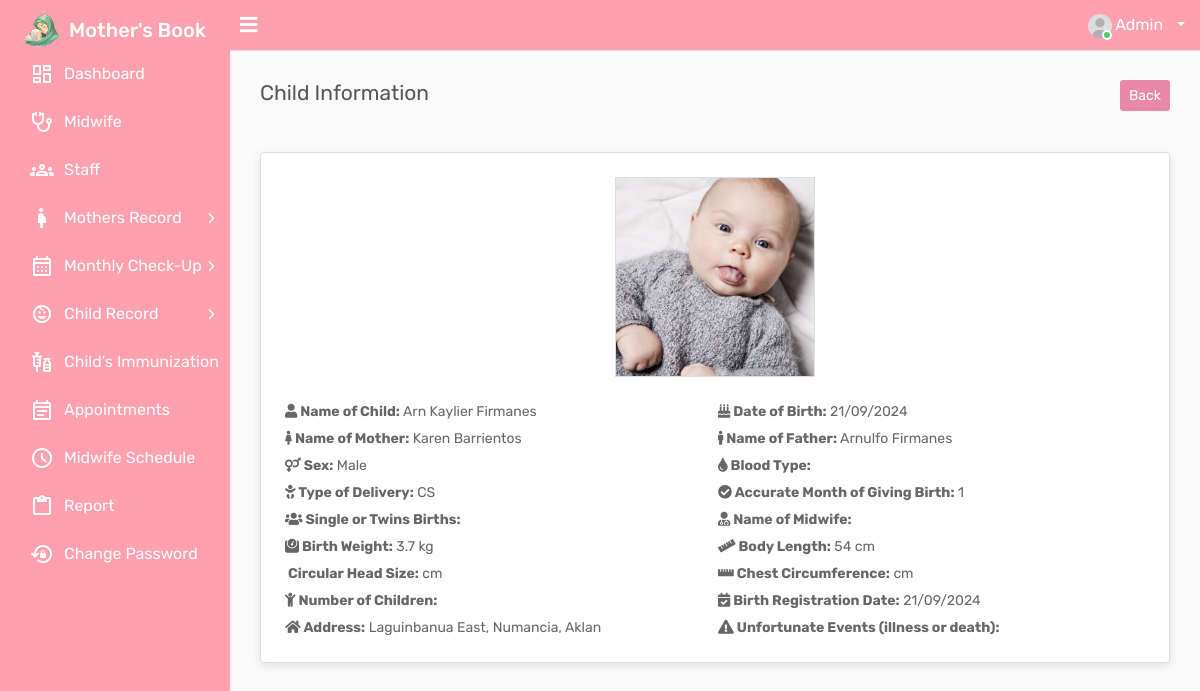
The app's page /login/system/view-single-baby.php?b_id=19&b_number=6A3F&patient_name=Arn Kaylier_Firmanes (signed in) with its own data.
### tables this page shows
CREATE TABLE `tbl_baby` (
  `b_id` int(11) NOT NULL,
  `b_fname` varchar(200) DEFAULT NULL,
  `b_mname` varchar(200) DEFAULT NULL,
  `b_lname` varchar(200) DEFAULT NULL,
  `b_number` varchar(100) DEFAULT NULL,
  `b_mother` varchar(250) DEFAULT NULL,
  `b_father` varchar(250) DEFAULT NULL,
  `b_m_number` varchar(20) DEFAULT NULL,
  `b_dob` varchar(50) DEFAULT NULL,
  `b_sex` varchar(20) DEFAULT NULL,
  `b_bloodtype` varchar(10) DEFAULT NULL,
  `b_tod` varchar(50) DEFAULT NULL,
  `b_accurate` int(20) NOT NULL COMMENT '1=Yes, 0=No',
  `b_sotb` varchar(20) DEFAULT NULL,
  `b_nom` varchar(100) DEFAULT NULL,
  `b_bweight` varchar(20) DEFAULT NULL,
  `b_blength` varchar(20) DEFAULT NULL,
  `b_cheadsize` varchar(20) DEFAULT NULL,
  `b_cc` varchar(100) DEFAULT NULL,
  `b_hmcdyh` varchar(20) DEFAULT NULL,
  `b_dobr` varchar(50) DEFAULT NULL,
  `b_address` varchar(200) DEFAULT NULL,
  `b_list` varchar(250) DEFAULT NULL,
  `b_pic` varchar(255) NOT NULL,
  `created_at` timestamp NOT NULL DEFAULT current_timestamp() ON UPDATE current_timestamp(),
  `baby_type` varchar(250) DEFAULT NULL
);

### login/system/view-single-baby.php (the view, shortened to what this page needs)
<?php
include('header.php');
include('includes/connection.php');
if (isset($_GET['b_id'])) {
    $b_id = $_GET['b_id'];
    $fetch_query = mysqli_query($connection, "SELECT * FROM tbl_baby WHERE b_id='$b_id'");
    $row = mysqli_fetch_assoc($fetch_query);
} else {
    echo "No ID provided.";
    exit();
}
?>
<div class="page-wrapper">
    <div class="content">
        <div class="row">
            <div class="col-sm-4 col-3">
                <h4 class="page-title">Child Information</h4>
            </div>
            <div class="col-sm-8 col-9 text-right m-b-20">
                <a href="edit-baby.php" class="btn btn-primary btn-sm float-right">Back</a>
            </div>
        </div><br>
        <div class="row">
        <div class="col-lg-12">
        <div class="card-box p-4" style="border: 1px solid #ddd; box-shadow: 0px 3px 10px rgba(0,0,0,0.1);">
                                        <div class="text-center mb-4">
                        <div style="width: 200px; height: 200px; border: 1px solid #ddd; display: inline-block;">
                            <img src="<?php echo !empty($row['b_pic']) ? 'assets/img/logo/baby/' . $row['b_pic'] : 'assets/img/logo/baby/user.jpg'; ?>"
                                alt="Profile Picture"
                                class="img-fluid"
                                style="width: 100%; height: 100%; object-fit: cover;">
                        </div>
                    </div>
                    <div class="details-grid mt-3">
                        <div>
                            <strong><i class="fas fa-user"></i> Name of Child:</strong>
                            <span><?php echo ($row['b_fname'] . ' ' . $row['b_lname']); ?></span>
                        </div>
                        <div>
                            <strong><i class="fas fa-birthday-cake"></i> Date of Birth:</strong>
                            <span><?php echo ($row['b_dob']); ?></span>
                        </div>
                        <div>
                            <strong><i class="fas fa-female"></i> Name of Mother:</strong>
                            <span><?php echo ($row['b_mother']); ?></span>
                        </div>
                        <div>
                            <strong><i class="fas fa-male"></i> Name of Father:</strong>
                            <span><?php echo ($row['b_father']); ?></span>
                        </div>
                        <div>
                            <strong><i class="fas fa-venus-mars"></i> Sex:</strong>
                            <span><?php echo ($row['b_sex']); ?></span>
                        </div>
                        <div>
                            <strong><i class="fas fa-tint"></i> Blood Type:</strong>
                        </div>
                        <div>
                            <strong><i class="fas fa-baby"></i> Type of Delivery:</strong>
                            <span><?php echo ($row['b_tod']); ?></span>
                        </div>
                        <div>
                            <strong><i class="fas fa-check-circle"></i> Accurate Month of Giving Birth:</strong>
                            <span><?php echo ($row['b_accurate']); ?></span>
                        </div>
                        <div>
                            <strong><i class="fas fa-users"></i> Single or Twins Births:</strong>
                        </div>
                        <div>
                            <strong><i class="fas fa-user-md"></i> Name of Midwife:</strong>
                        </div>
                        <div>
                            <strong><i class="fas fa-weight"></i> Birth Weight:</strong>
                            <span><?php echo ($row['b_bweight']); ?> kg</span>
                        </div>
                        <div>
                            <strong><i class="fas fa-ruler"></i> Body Length:</strong>
                            <span><?php echo ($row['b_blength']); ?> cm</span>
                        </div>
                        <div>
                            <strong><i class="fas fa-head-side"></i> Circular Head Size:</strong>
                            <span><?php echo ($row['b_cheadsize']); ?> cm</span>
                        </div>
                        <div>
                            <strong><i class="fas fa-ruler-horizontal"></i> Chest Circumference:</strong>
                            <span><?php echo ($row['b_cc']); ?> cm</span>
                        </div>
                        <div>
                            <strong><i class="fas fa-child"></i> Number of Children:</strong>
                        </div>
                        <div>
                            <strong><i class="fas fa-calendar-check"></i> Birth Registration Date:</strong>
                            <span><?php echo ($row['b_dobr']); ?></span>
                        </div>
                        <div>
                            <strong><i class="fas fa-home"></i> Address:</strong>
                            <span><?php echo ($row['b_address']); ?></span>
                        </div>
                        <div>
                            <strong><i class="fas fa-exclamation-triangle"></i> Unfortunate Events (illness or death):</strong>
                        </div>
                    </div>
                </div>
            </div>
        </div>
    </div>
</div>
<?php include('footer.php'); ?>
<link rel="stylesheet" href="https://cdnjs.cloudflare.com/ajax/libs/font-awesome/5.15.3/css/all.min.css">

### login/system/view-single-baby.php (style rules this page uses)
.details-grid { display: grid; grid-template-columns: 1fr 1fr; gap: 6px; }

### records on screen
tbl_baby: b_pic (picture), b_fname "Arn Kaylier", b_lname "Firmanes", b_dob "21/09/2024", b_mother "Karen Barrientos", b_father "Arnulfo Firmanes", b_sex "Male", b_tod "CS", b_accurate "1", b_bweight "3.7", b_blength "54", b_dobr "21/09/2024", b_address "Laguinbanua East, Numancia, Aklan"
